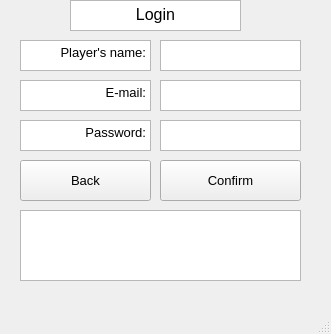
<?xml version="1.0" encoding="UTF-8"?>
<ui version="4.0">
 <class>MainWindow</class>
 <widget class="QMainWindow" name="MainWindow">
  <property name="geometry">
   <rect>
    <x>0</x>
    <y>0</y>
    <width>331</width>
    <height>334</height>
   </rect>
  </property>
  <property name="windowTitle">
   <string>MainWindow</string>
  </property>
  <widget class="QWidget" name="centralwidget">
   <widget class="QTextBrowser" name="textBrowser">
    <property name="geometry">
     <rect>
      <x>70</x>
      <y>0</y>
      <width>171</width>
      <height>31</height>
     </rect>
    </property>
    <property name="html">
     <string>&lt;!DOCTYPE HTML PUBLIC &quot;-//W3C//DTD HTML 4.0//EN&quot; &quot;http://www.w3.org/TR/REC-html40/strict.dtd&quot;&gt;
&lt;html&gt;&lt;head&gt;&lt;meta name=&quot;qrichtext&quot; content=&quot;1&quot; /&gt;&lt;style type=&quot;text/css&quot;&gt;
p, li { white-space: pre-wrap; }
&lt;/style&gt;&lt;/head&gt;&lt;body style=&quot; font-family:'MS Shell Dlg 2'; font-size:8.25pt; font-weight:400; font-style:normal;&quot;&gt;
&lt;p align=&quot;center&quot; style=&quot; margin-top:0px; margin-bottom:0px; margin-left:0px; margin-right:0px; -qt-block-indent:0; text-indent:0px;&quot;&gt;&lt;span style=&quot; font-size:12pt;&quot;&gt;Login&lt;/span&gt;&lt;/p&gt;&lt;/body&gt;&lt;/html&gt;</string>
    </property>
   </widget>
   <widget class="QTextBrowser" name="textBrowser_2">
    <property name="geometry">
     <rect>
      <x>20</x>
      <y>40</y>
      <width>131</width>
      <height>31</height>
     </rect>
    </property>
    <property name="html">
     <string>&lt;!DOCTYPE HTML PUBLIC &quot;-//W3C//DTD HTML 4.0//EN&quot; &quot;http://www.w3.org/TR/REC-html40/strict.dtd&quot;&gt;
&lt;html&gt;&lt;head&gt;&lt;meta name=&quot;qrichtext&quot; content=&quot;1&quot; /&gt;&lt;style type=&quot;text/css&quot;&gt;
p, li { white-space: pre-wrap; }
&lt;/style&gt;&lt;/head&gt;&lt;body style=&quot; font-family:'MS Shell Dlg 2'; font-size:8.25pt; font-weight:400; font-style:normal;&quot;&gt;
&lt;p align=&quot;right&quot; style=&quot; margin-top:0px; margin-bottom:0px; margin-left:0px; margin-right:0px; -qt-block-indent:0; text-indent:0px;&quot;&gt;&lt;span style=&quot; font-size:10pt;&quot;&gt;Player's name:&lt;/span&gt;&lt;/p&gt;&lt;/body&gt;&lt;/html&gt;</string>
    </property>
   </widget>
   <widget class="QPlainTextEdit" name="email">
    <property name="geometry">
     <rect>
      <x>160</x>
      <y>80</y>
      <width>141</width>
      <height>31</height>
     </rect>
    </property>
   </widget>
   <widget class="QPlainTextEdit" name="player_name">
    <property name="geometry">
     <rect>
      <x>160</x>
      <y>40</y>
      <width>141</width>
      <height>31</height>
     </rect>
    </property>
   </widget>
   <widget class="QTextBrowser" name="textBrowser_3">
    <property name="geometry">
     <rect>
      <x>20</x>
      <y>80</y>
      <width>131</width>
      <height>31</height>
     </rect>
    </property>
    <property name="html">
     <string>&lt;!DOCTYPE HTML PUBLIC &quot;-//W3C//DTD HTML 4.0//EN&quot; &quot;http://www.w3.org/TR/REC-html40/strict.dtd&quot;&gt;
&lt;html&gt;&lt;head&gt;&lt;meta name=&quot;qrichtext&quot; content=&quot;1&quot; /&gt;&lt;style type=&quot;text/css&quot;&gt;
p, li { white-space: pre-wrap; }
&lt;/style&gt;&lt;/head&gt;&lt;body style=&quot; font-family:'MS Shell Dlg 2'; font-size:8.25pt; font-weight:400; font-style:normal;&quot;&gt;
&lt;p align=&quot;right&quot; style=&quot; margin-top:0px; margin-bottom:0px; margin-left:0px; margin-right:0px; -qt-block-indent:0; text-indent:0px;&quot;&gt;&lt;span style=&quot; font-size:10pt;&quot;&gt;E-mail:&lt;/span&gt;&lt;/p&gt;&lt;/body&gt;&lt;/html&gt;</string>
    </property>
   </widget>
   <widget class="QPlainTextEdit" name="pass">
    <property name="geometry">
     <rect>
      <x>160</x>
      <y>120</y>
      <width>141</width>
      <height>31</height>
     </rect>
    </property>
    <property name="verticalScrollBarPolicy">
     <enum>Qt::ScrollBarAsNeeded</enum>
    </property>
    <property name="backgroundVisible">
     <bool>false</bool>
    </property>
    <property name="centerOnScroll">
     <bool>false</bool>
    </property>
   </widget>
   <widget class="QTextBrowser" name="textBrowser_4">
    <property name="geometry">
     <rect>
      <x>20</x>
      <y>120</y>
      <width>131</width>
      <height>31</height>
     </rect>
    </property>
    <property name="html">
     <string>&lt;!DOCTYPE HTML PUBLIC &quot;-//W3C//DTD HTML 4.0//EN&quot; &quot;http://www.w3.org/TR/REC-html40/strict.dtd&quot;&gt;
&lt;html&gt;&lt;head&gt;&lt;meta name=&quot;qrichtext&quot; content=&quot;1&quot; /&gt;&lt;style type=&quot;text/css&quot;&gt;
p, li { white-space: pre-wrap; }
&lt;/style&gt;&lt;/head&gt;&lt;body style=&quot; font-family:'MS Shell Dlg 2'; font-size:8.25pt; font-weight:400; font-style:normal;&quot;&gt;
&lt;p align=&quot;right&quot; style=&quot; margin-top:0px; margin-bottom:0px; margin-left:0px; margin-right:0px; -qt-block-indent:0; text-indent:0px;&quot;&gt;&lt;span style=&quot; font-size:10pt;&quot;&gt;Password:&lt;/span&gt;&lt;/p&gt;&lt;/body&gt;&lt;/html&gt;</string>
    </property>
   </widget>
   <widget class="QPushButton" name="Confirm">
    <property name="geometry">
     <rect>
      <x>160</x>
      <y>160</y>
      <width>141</width>
      <height>41</height>
     </rect>
    </property>
    <property name="font">
     <font>
      <pointsize>10</pointsize>
     </font>
    </property>
    <property name="text">
     <string>Confirm</string>
    </property>
   </widget>
   <widget class="QPushButton" name="Back">
    <property name="geometry">
     <rect>
      <x>20</x>
      <y>160</y>
      <width>131</width>
      <height>41</height>
     </rect>
    </property>
    <property name="font">
     <font>
      <pointsize>10</pointsize>
     </font>
    </property>
    <property name="text">
     <string>Back</string>
    </property>
   </widget>
   <widget class="QTextBrowser" name="textBrowser_6">
    <property name="geometry">
     <rect>
      <x>20</x>
      <y>210</y>
      <width>281</width>
      <height>71</height>
     </rect>
    </property>
   </widget>
  </widget>
  <widget class="QMenuBar" name="menubar">
   <property name="geometry">
    <rect>
     <x>0</x>
     <y>0</y>
     <width>331</width>
     <height>21</height>
    </rect>
   </property>
  </widget>
  <widget class="QStatusBar" name="statusbar"/>
 </widget>
 <resources/>
 <connections/>
</ui>
